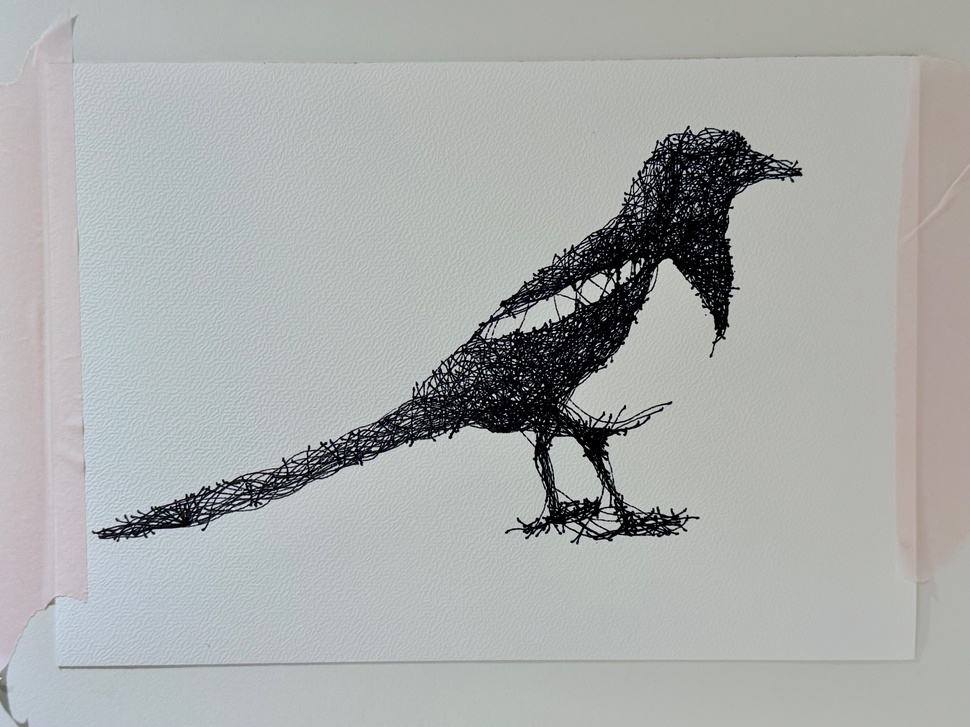
#> input picture Software/Programs/ekster.jpeg, 970 x 727 px, shrunk from 5712 x 4284 before the run
$ python -i scan_sheet.py   (imports and definitions only)
#> lines starting #> are read from the running program, lines starting #| are printed output that depends on the picture; after the words box and inside, x2 and y2 are one past the last pixel; in counts of white or black regions, pixels touching at a corner belong together
#!/usr/bin/env python3
"""Photograph the sheet in a grid and report which parts are still empty.

Moves the gantry over the paper with the pen up, takes one picture per grid
point and measures how much ink each picture contains. The result is a map of
the sheet and the emptiest spot, which is where a calibration ladder or a new
drawing can go.

Note the camera sits a few centimetres away from the pen tip, so a spot that
looks empty through the camera is empty *around* that machine position, not
exactly under the pen. Keep a margin, or measure the offset first with
explore.py camera.

Run under the system python3 (it has OpenCV):
    python3 scan_sheet.py --x0 421 --y0 414 --x1 779 --y1 648
"""

import argparse
import json
import os
import sys
import time

from plotter_api import Plotter, PlotterError

DATA_DIR = os.path.expanduser('~/alphapaint-exploration')


def ink_fraction(path, min_contrast=25, min_saturation=60):
    """Share of pixels that look like ink rather than paper.

    Compares every pixel with a heavily blurred copy of the picture instead of
    with a fixed brightness: a shadow (from the gantry in the sun, say) is a
    slow gradient and cancels out, while a pen line is a sharp dark step and
    survives. Colour counts too, because a shadow is grey and the pens are not.
    """
#> called with path = 'ekster.jpeg', min_contrast = 25, min_saturation = 60
    import cv2
    import numpy as np

    image = cv2.imread(path)
#> image is the input picture: shape (727, 970, 3); mean B, G, R 171.1, 172.1, 169.5
    if image is None:
        return None
    height, width = image.shape[:2]
#> height = 727; width = 970
    patch = image[height // 4: 3 * height // 4, width // 4: 3 * width // 4]
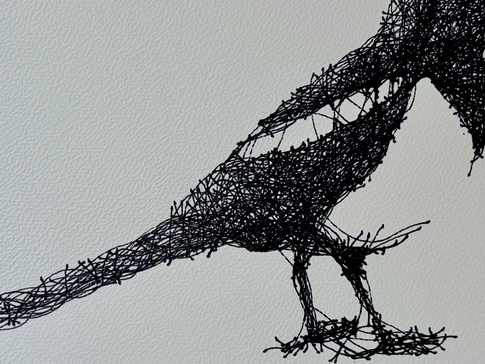
#> patch: shape (364, 485, 3); mean B, G, R 146.7, 147.3, 143.6
    grey = cv2.cvtColor(patch, cv2.COLOR_BGR2GRAY).astype(np.int16)
    background = cv2.GaussianBlur(grey.astype(np.uint8), (0, 0), 25).astype(np.int16)
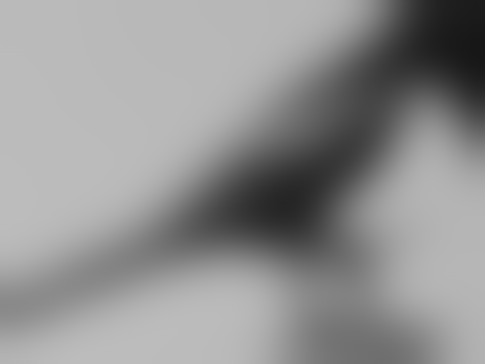
#> background: shape (364, 485) int16; min 22, max 188, mean 146.1
    darker_than_surroundings = (background - grey) > min_contrast
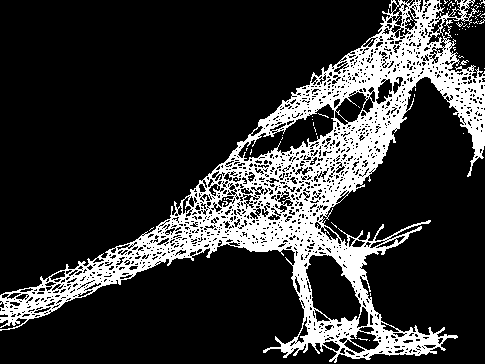
#> darker_than_surroundings: shape (364, 485) bool; 20.1% white; 76 white regions (74 under 20 px), largest, box (x1, y1, x2, y2) and area: (0, 0, 485, 363) 35126, (460, 60, 469, 65) 21
    saturation = cv2.cvtColor(patch, cv2.COLOR_BGR2HSV)[:, :, 1]
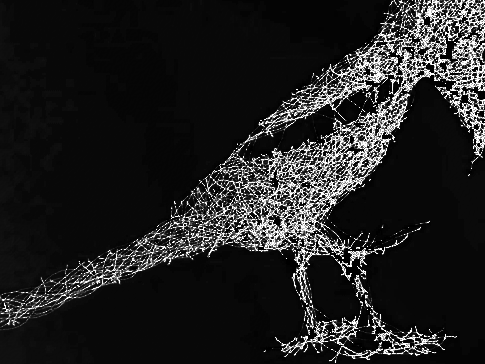
#> saturation: shape (364, 485); min 0, max 255, mean 33.4
    return float(np.mean(darker_than_surroundings | (saturation > min_saturation)))


# [69 lines left out: function main, not called in this run]


# [6 lines not run here, left out]

>>> result = ink_fraction('ekster.jpeg')
#> result = 0.207
